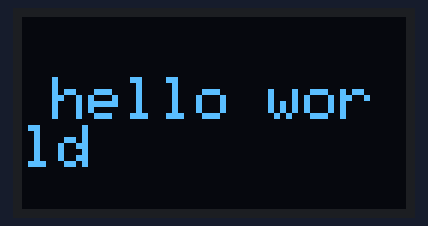
A sketch run on a simulated ESP32. On the bench: 128×64 one-colour display.

Above: at 2.1 s.

The sketch:

sketch.ino
```cpp
#include <SPI.h>
#include <Wire.h>
#include <Adafruit_GFX.h>
#include <Adafruit_SSD1306.h>
#define SCREEN_WIDTH 128
#define SCREEN_HEIGHT 64
#define OLED_RESET 4
Adafruit_SSD1306 display(SCREEN_WIDTH,SCREEN_HEIGHT,&Wire,OLED_RESET);

void setup(){
  Serial.begin(115200);
  if(!display.begin(SSD1306_SWITCHCAPVCC,0x3C)){
    Serial.println("SSD LOCATION FAILED");
    for(;;);
  }
  delay(2000);
  display.clearDisplay();
    display.setTextSize(2);
    display.setTextColor(WHITE);
    display.setCursor(10,20);
    display.println("hello world");
    display.display();

}
void loop(){

}
```
